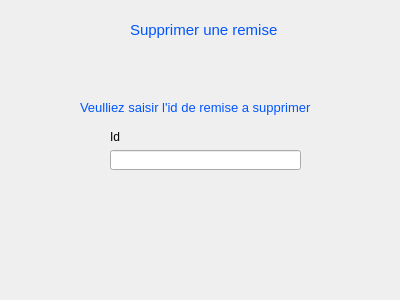
<?xml version="1.0" encoding="UTF-8"?>
<ui version="4.0">
 <class>Supprimeruneremise</class>
 <widget class="QWidget" name="Supprimeruneremise">
  <property name="geometry">
   <rect>
    <x>0</x>
    <y>0</y>
    <width>400</width>
    <height>300</height>
   </rect>
  </property>
  <property name="windowTitle">
   <string>Form</string>
  </property>
  <widget class="QLabel" name="label">
   <property name="geometry">
    <rect>
     <x>130</x>
     <y>20</y>
     <width>151</width>
     <height>20</height>
    </rect>
   </property>
   <property name="text">
    <string>&lt;html&gt;&lt;head/&gt;&lt;body&gt;&lt;p&gt;&lt;span style=&quot; font-size:11pt; color:#0055ff;&quot;&gt;Supprimer une remise&lt;/span&gt;&lt;/p&gt;&lt;/body&gt;&lt;/html&gt;</string>
   </property>
  </widget>
  <widget class="QLabel" name="label_2">
   <property name="geometry">
    <rect>
     <x>80</x>
     <y>100</y>
     <width>511</width>
     <height>16</height>
    </rect>
   </property>
   <property name="text">
    <string>&lt;html&gt;&lt;head/&gt;&lt;body&gt;&lt;p&gt;&lt;span style=&quot; font-size:10pt; color:#0055ff;&quot;&gt;Veulliez saisir l'id de remise a supprimer&lt;/span&gt;&lt;/p&gt;&lt;/body&gt;&lt;/html&gt;</string>
   </property>
  </widget>
  <widget class="QLineEdit" name="lineEdit">
   <property name="geometry">
    <rect>
     <x>110</x>
     <y>150</y>
     <width>191</width>
     <height>20</height>
    </rect>
   </property>
  </widget>
  <widget class="QLabel" name="label_3">
   <property name="geometry">
    <rect>
     <x>110</x>
     <y>130</y>
     <width>47</width>
     <height>13</height>
    </rect>
   </property>
   <property name="text">
    <string>Id</string>
   </property>
  </widget>
 </widget>
 <resources/>
 <connections/>
</ui>
